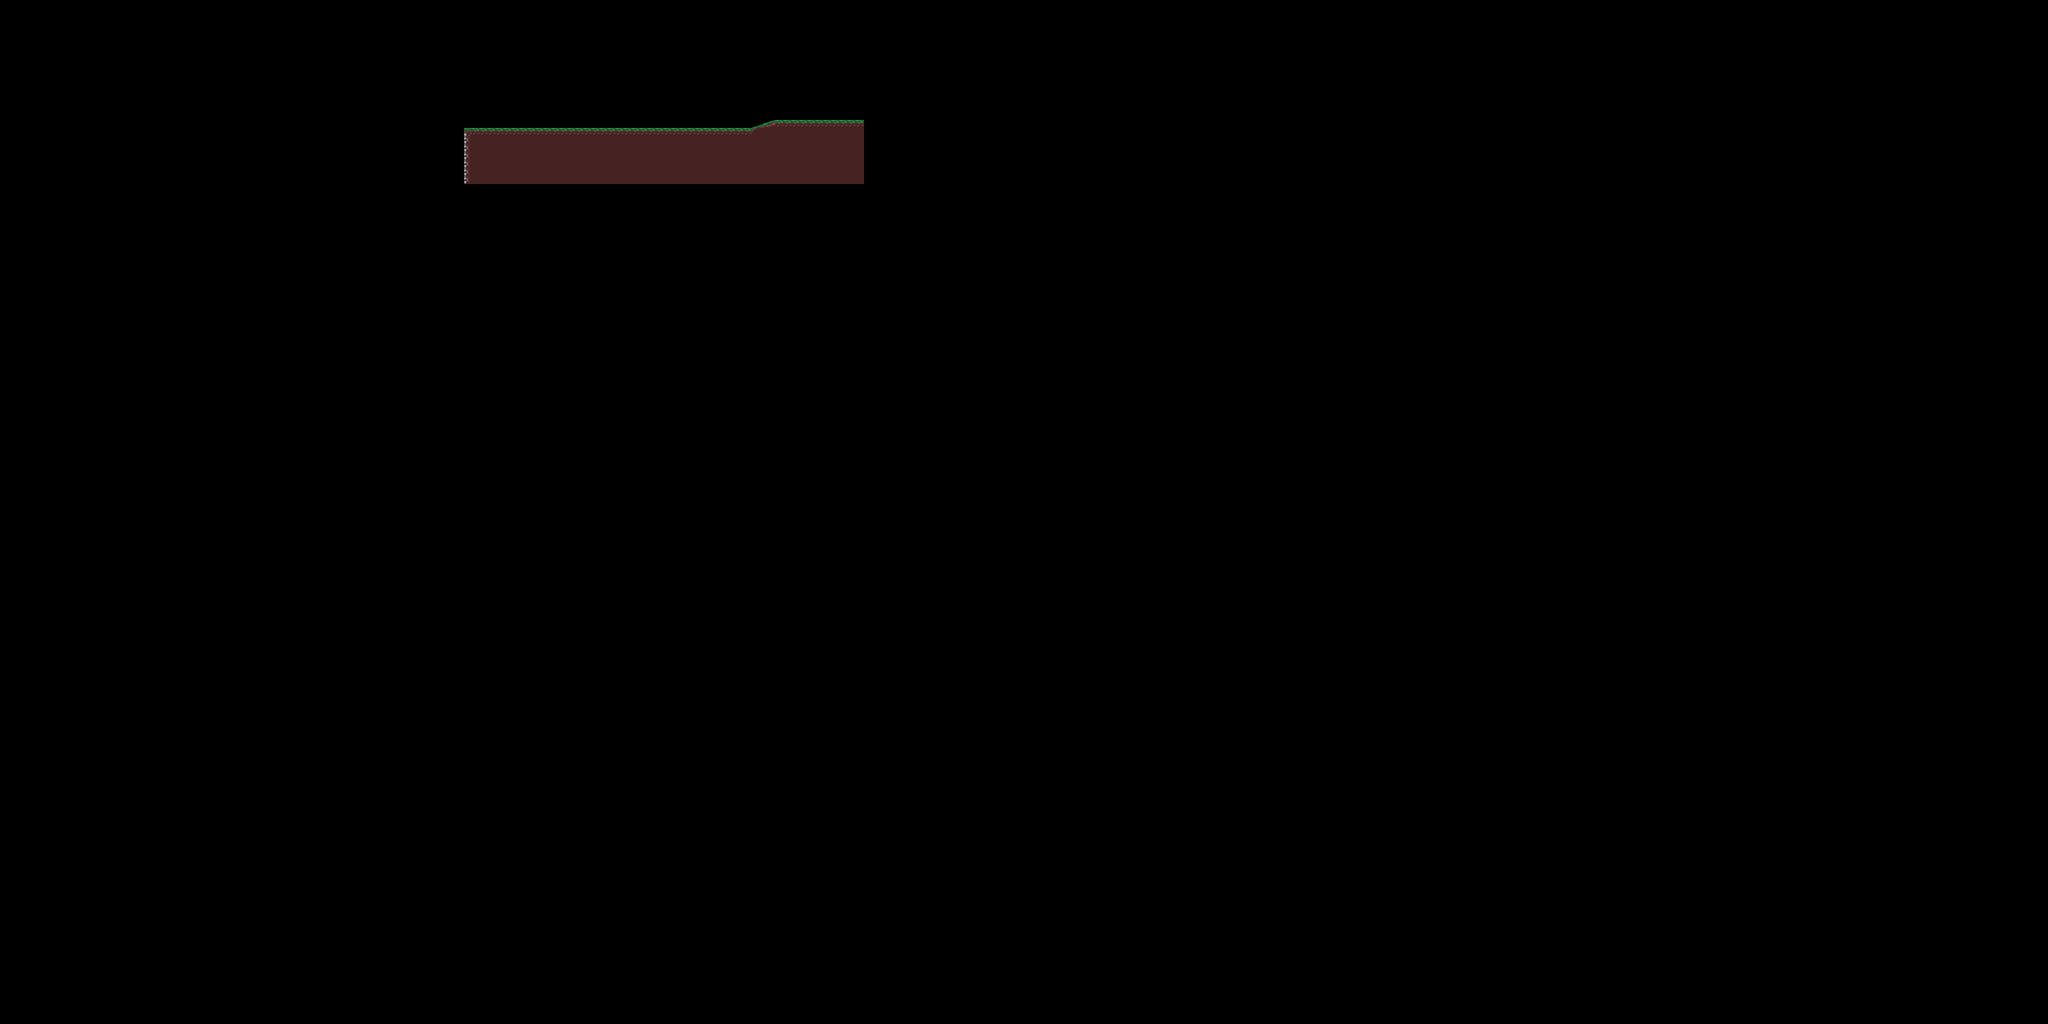

This game map was drawn from its Tiled (.tmx) file and the tilesets committed beside it. A one-line description and the trimmed map source follow:
An orthogonal 256x128 tile map with 32x32 px tiles, 1 tile layer (Tile Layer 1), 1 hidden layer not drawn and 1 object (PlayerSpawn1).

<map version="1.4" tiledversion="1.4.2" orientation="orthogonal" renderorder="right-down" width="256" height="128" tilewidth="32" tileheight="32" infinite="0" nextlayerid="4" nextobjectid="4">
 <tileset firstgid="1" source="Tileset.tsx" />
 <layer id="3" name="Enviorment" width="256" height="128" visible="0">
  <data>[32768 cells, 39 non-empty, 5 distinct tile ids]</data>
 </layer>
 <layer id="1" name="Tile Layer 1" width="256" height="128">
  <data>[32768 cells, 32749 non-empty, 9 distinct tile ids]</data>
 </layer>
 <objectgroup id="2" name="PlayerSpawns">
  <object id="1" name="PlayerSpawn1" x="2720" y="416" width="32" height="32" />
 </objectgroup>
</map>
